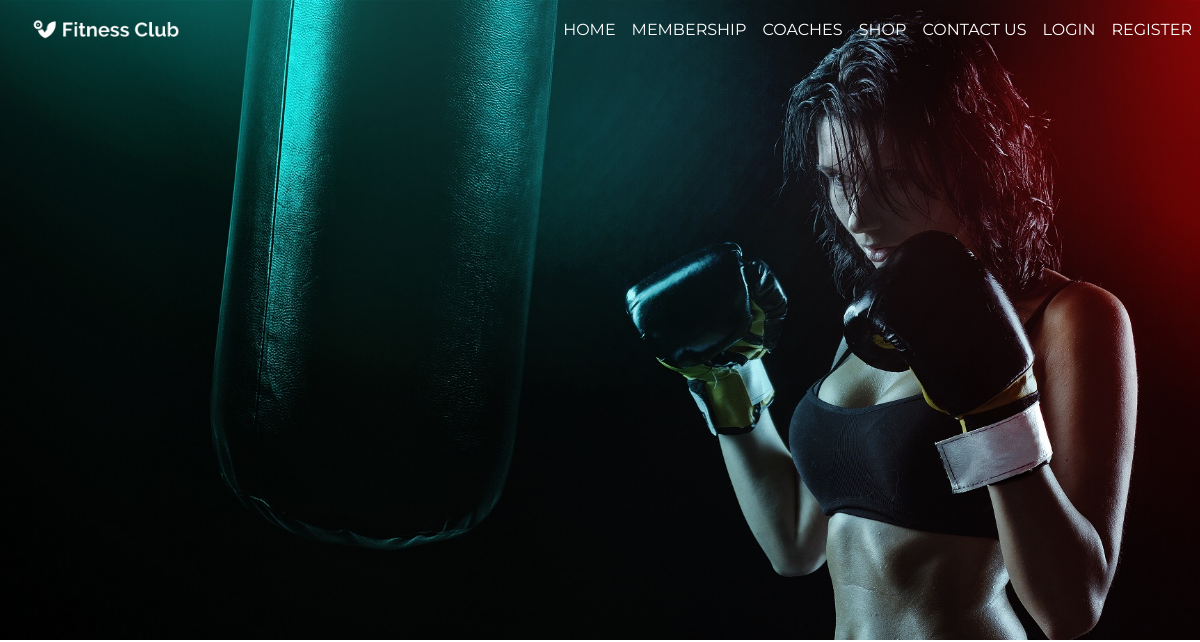
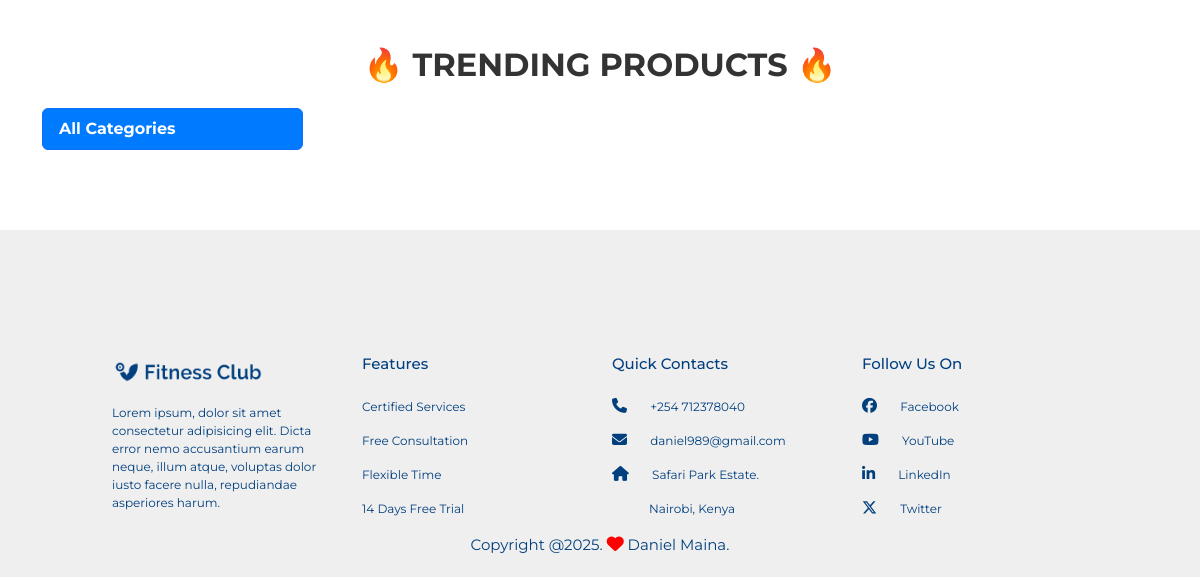
The page /shop/ on the database as committed earlier (2 pictures, top to bottom).
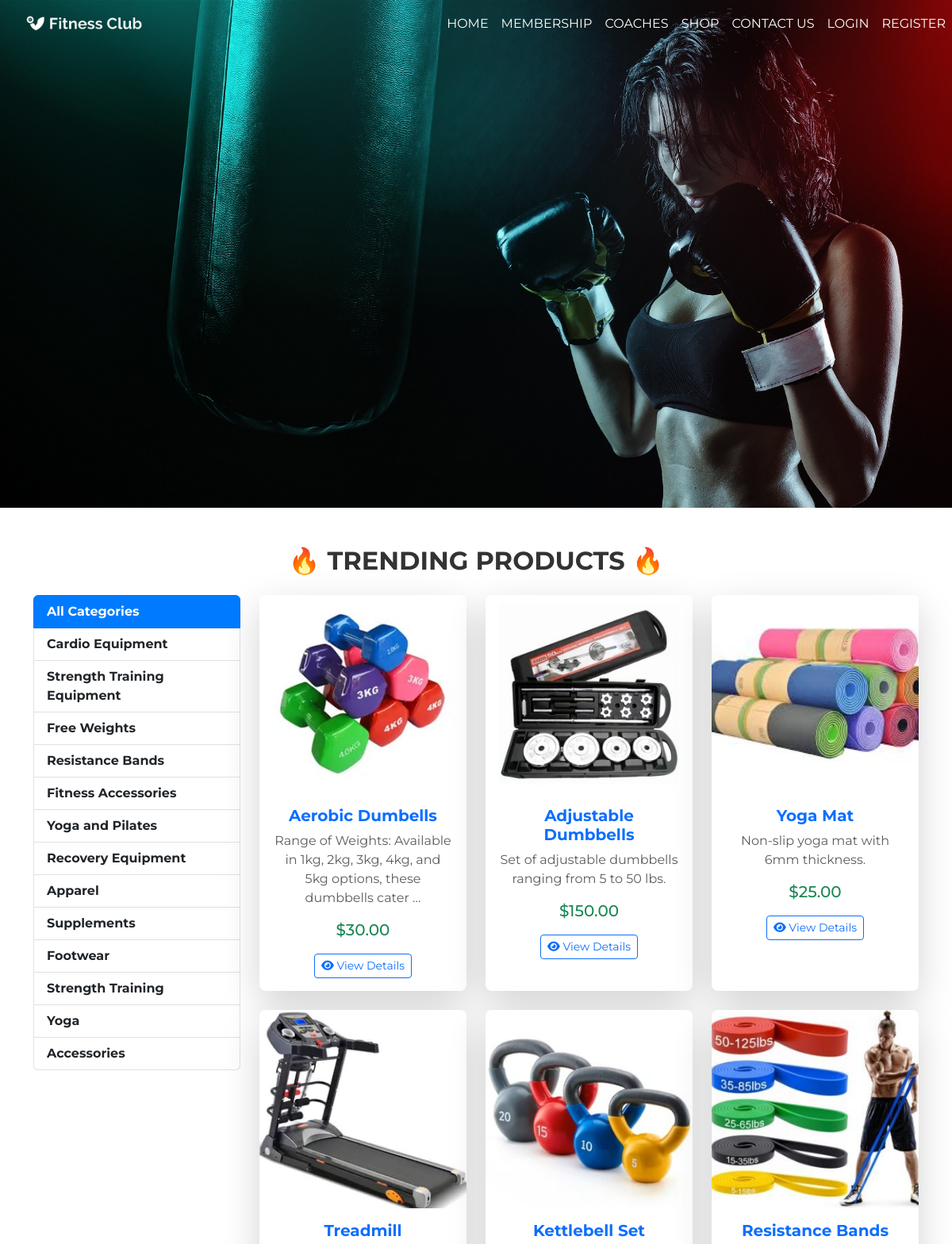
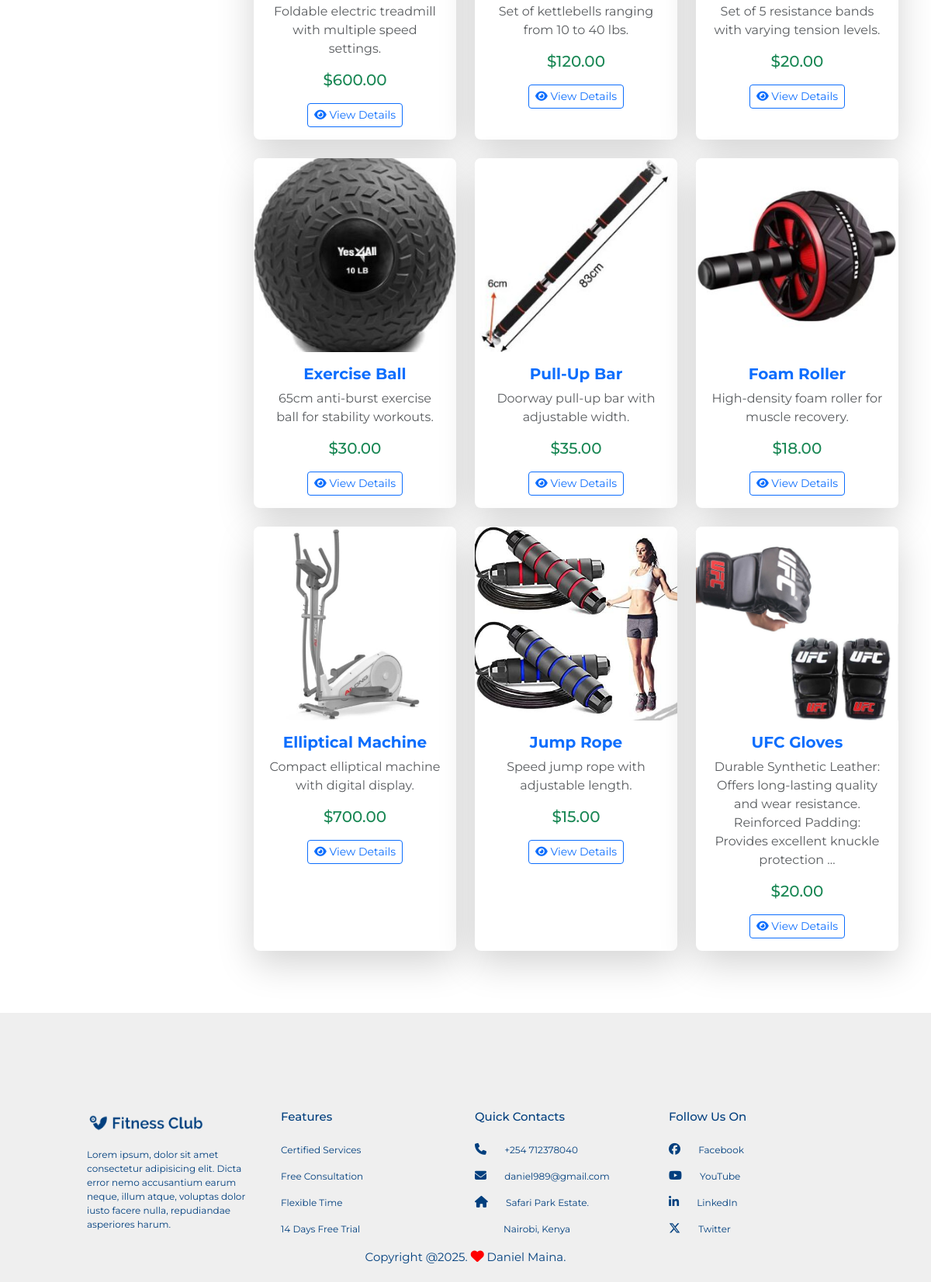
The same page on the database as committed later (2 pictures, top to bottom).
### shop/models.py (models this page shows, shortened)
class Category(models.Model):
    name = models.CharField(max_length=100, unique=True)
    slug = models.SlugField(unique=True, blank=True)

class Product(models.Model):
    category = models.ForeignKey(Category, on_delete=models.CASCADE, related_name="products")
    name = models.CharField(max_length=200)
    slug = models.SlugField(unique=True, blank=True)
    description = models.TextField(blank=True)
    price = models.DecimalField(max_digits=8, decimal_places=2)
    image = models.ImageField(upload_to='product_images/', blank=True, null=True)
    stock = models.PositiveIntegerField(default=0)
    available = models.BooleanField(default=True)
    created = models.DateTimeField(auto_now_add=True)
    updated = models.DateTimeField(auto_now=True)

### shop/views.py (the view)
# urls.py: path('', views.ProductListView.as_view(), name='product_list'),
class ProductListView(ListView):
    model = Product
    template_name = "shop/product_list.html"
    context_object_name = "products"
    def get_queryset(self):
        category_slug = self.request.GET.get("category")
        if category_slug:
            return Product.objects.filter(category__slug=category_slug)
        return Product.objects.all()
    def get_context_data(self, **kwargs):
        context = super().get_context_data(**kwargs)
        context["categories"] = Category.objects.all()
        context["selected_category"] = self.request.GET.get("category", "")
        return context

### cart/context_processors.py (called while the page is built)
def cart_count(request):
    count = 0
    if request.user.is_authenticated:
        count = CartItem.objects.filter(cart__user=request.user).count()
    else:
        cart = request.session.get("cart", {})
        count = sum(item["quantity"] for item in cart.values())
    return {"cart_count": count}

### shop/templates/shop/product_list.html (shortened to what this page needs)
{% extends 'base.html' %}
{% load static %}
{% block main_content %}
<div class="container mt-5">
    <h2 class="mb-4 text-center text-uppercase fw-bold" style="color: #333;">🔥 Trending Products 🔥</h2>
    <div class="row">
        <div class="col-md-3">
            <div class="list-group">
                <a href="{% url 'shop:product_list' %}"
                    class="list-group-item list-group-item-action {% if not selected_category %}active{% endif %}">
                    All Categories
                </a>
                {% for category in categories %}
                <a href="{% url 'shop:category_products' category.slug %}"
                    class="list-group-item list-group-item-action {% if selected_category == category.slug %}active{% endif %}">
                    {{ category.name }}
                </a>
                {% endfor %}
            </div>
        </div>
        <div class="col-md-9">
            <div class="row row-cols-1 row-cols-md-3 g-4">
                {% for product in products %}
                <div class="col">
                    <div class="card h-100 shadow-lg border-0 rounded-3 product-card">
                        <div class="position-relative">
                            {% if product.image %}
                            <img src="{{ product.image.url }}" class="card-img-top product-img"
                                alt="{{ product.name }}">
                            {% else %}
                            <img src="{% static 'shop/images/placeholder.png' %}" class="card-img-top product-img"
                                alt="No Image">
                            {% endif %}
                        </div>
                        <div class="card-body text-center">
                            <h5 class="card-title text-primary fw-bold">{{ product.name }}</h5>
                            <p class="card-text text-muted">{{ product.description|truncatewords:15 }}</p>
                            <p class="text-dark fw-bold">
                                <span class="text-success h5">${{ product.price }}</span>
                            </p>
                            <div class="d-flex flex-wrap justify-content-center gap-2 mt-3">
                                <a href="{% url 'shop:product_detail' product.slug %}" class="btn btn-outline-primary btn-sm">
                                    <i class="fas fa-eye"></i> View Details
                                </a>
                            </div>
                        </div>
                    </div>
                </div>
                {% endfor %}
            </div>
        </div>
    </div>
</div>
{% endblock %}

### gym/templates/base.html (shortened to what this page needs)
{% load static%}
<!DOCTYPE html>
<html lang="en">
<head>
<link rel="stylesheet" href="https://cdnjs.cloudflare.com/ajax/libs/font-awesome/6.5.1/css/all.min.css">
<link rel="stylesheet" href="https://cdn.jsdelivr.net/npm/bootstrap@5.3.2/dist/css/bootstrap.min.css">
<link rel="stylesheet" href="https://cdn.jsdelivr.net/npm/bootstrap-icons/font/bootstrap-icons.css">
<link rel="stylesheet" href="https://cdnjs.cloudflare.com/ajax/libs/animate.css/4.1.1/animate.min.css">
    <link rel="stylesheet" href="{% static 'css/style.css' %}">
</head>
<body>
    {% include 'partials/navbar.html' %}
    <main>
        {% block main_content %}
        {% endblock %}
    </main>
    {% include 'partials/footer.html' %}
</body>
</html>

### gym/templates/partials/navbar.html (shortened to what this page needs)
{% load static %}
<section id="header">
    <nav class="navbar navbar-expand-lg navbar-light">
        <a class="navbar-brand" href="#"><img src="{% static 'images/logo-white.png' %}" alt="logo"></a>
        <div class="collapse navbar-collapse justify-content-end" id="navbarNav">
            <ul class="navbar-nav">
                <li class="nav-item">
                    <a class="nav-link" href="#top">HOME</a>
                </li>
                <li class="nav-item">
                    <a class="nav-link" href="{% url 'members:membership_page' %}">MEMBERSHIP</a>
                </li>
                <li class="nav-item">
                    <a class="nav-link" href="{% url 'coaches:coach_list' %}">COACHES</a>
                </li>
                <li class="nav-item">
                    <a class="nav-link" href="{% url 'shop:product_list' %}">SHOP</a>
                </li>
                <li class="nav-item">
                    <a class="nav-link" href="{% url 'gym:about' %}">CONTACT US</a>
                </li>
                {% if user.is_authenticated %}
                <li class="nav-item">
                    <a class="nav-link" href="{% url 'gym:reviews' %}">REVIEWS</a>
                </li>
                <li class="nav-item">
                    <a class="nav-link" href="{% url 'gym:faq' %}">FAQ</a>
                </li>
                <li class="nav-item">
                    <a class="nav-link" href="{% url 'gym_blog:blog_list' %}">BLOG</a>
                </li>
                <li class="nav-item">
                    <a class="nav-link" href="{% url 'cart:cart_detail' %}">
                        🛒 Cart
                        {% if cart_items %}
                            <span class="badge bg-danger">{{ cart_items|length }}</span>
                        {% endif %}
                    </a>
                </li>
{% if user.is_staff %}
<li class="nav-item dropdown">
    <a class="nav-link dropdown-toggle fw-bold text-light bg-dark p-2 rounded" href="#" id="adminDropdown" role="button" data-bs-toggle="dropdown" aria-expanded="false">
        ADMIN PANEL
    </a>
    <ul class="dropdown-menu dropdown-menu-dark" aria-labelledby="adminDropdown">
        <li><a class="dropdown-item fw-bold text-light" href="{% url 'admin_dashboard:index' %}">Dashboard</a></li>
        <li><a class="dropdown-item fw-bold text-light" href="{% url 'admin_dashboard:enquiry_list' %}">Manage Enquiries</a></li>
    </ul>
</li>
{% endif %}
                <li class="nav-item">
                    <form method="post" action="{% url 'members:logout' %}" style="display: inline;">
                        {% csrf_token %}
                        <button type="submit" class="btn btn-link nav-link" style="padding: 0; border: none; background: none;">LOGOUT</button>
                    </form>
                </li>
                {% else %}
                <li class="nav-item">
                    <a class="nav-link" href="{% url 'members:login' %}">LOGIN</a>
                </li>
                <li class="nav-item">
                    <a class="nav-link" href="{% url 'members:register' %}">REGISTER</a>
                </li>
                {% endif %}
            </ul>
        </div>
    </nav>
</section>

### gym/templates/partials/footer.html
{% load static %}
<section id="footer">
    <div class="container">
        <div class="row">
            <div class="col-md-3">
                <img src="{% static 'images/logo.png' %}" class="footer-logo" alt="logo">
                <p>Lorem ipsum, dolor sit amet consectetur adipisicing elit. Dicta error nemo accusantium earum neque, illum atque, voluptas dolor iusto facere nulla, repudiandae asperiores harum.</p>
            </div>
            <div class="col-md-3">
                <h1 class="footer-feature">Features</h1>
                <p>Certified Services</p>
                <p>Free Consultation</p>
                <p>Flexible Time</p>
                <p>14 Days Free Trial</p>
            </div>
            <div class="col-md-3">
                <h1 class="contact">Quick Contacts</h1>
                <p><i class="fa-solid fa-phone"></i> +254 712378040</p>
                <p><i class="fa-solid fa-envelope"></i> daniel989@gmail.com</p>
                <p><i class="fa-solid fa-house"></i> Safari Park Estate.</p>
                <p class="city">Nairobi, Kenya</p>
            </div>
            <div class="col-md-3">
                <h1 class="contact">Follow Us On</h1>
                <p><i class="fa-brands fa-facebook"></i> Facebook</p>
                <p><i class="fa-brands fa-youtube"></i> YouTube</p>
                <p><i class="fa-brands fa-linkedin-in"></i> LinkedIn</p>
                <p><i class="fa-brands fa-x-twitter"></i> Twitter</p>
            </div>
        </div>
        <p class="copyright">Copyright @2025. <i class="fa-solid fa-heart"></i> Daniel Maina.</p>
    </div>
</section>

### gym/static/css/style.css (style rules this page uses)
* { margin: 0; padding: 0; font-family: "Montserrat", sans-serif; }
#header { height: 80vh; background-image: url("../images/banner.jpg"); background-size: cover; background-position: center; }
.navbar-nav li a { float: right; color: #fff !important; }
.navbar-brand img { width: 150px; margin-left: 30px; }
.navbar { background-color: transparent; transition: background-color 0.3s ease; }
.navbar-nav li a { color: #fff !important; }
#footer { margin-top: 80px; padding: 100px; background: #efefef; color: #013f7e; }
.footer-logo { width: 150px; margin-top: 25px; margin-bottom: 15px; }
#footer h1 { font-size: 15px; text-align: left; margin-top: 25px; margin-bottom: 25px; }
#footer p { font-size: 12px; text-align: left; }
#footer .city { margin-left: 37px; }
#footer .row i { padding-right: 20px; font-size: 15px; }
#footer .fa-heart { color: red; font-size: 17px; }
#footer .copyright { margin-bottom: -80px; text-align: center; font-size: 15px; }
.product-img { height: 250px; object-fit: cover; border-top-left-radius: 8px; border-top-right-radius: 8px; }
.product-card { transition: transform 0.3s ease-in-out, box-shadow 0.3s; }
.list-group-item { font-weight: bold; transition: 0.3s; }
.list-group-item.active { background-color: #007bff !important; color: white !important; }

Rows that differ between the two databases and show on the page:
added Category: name "Cardio Equipment"
added Category: name "Strength Training Equipment"
added Category: name "Free Weights"
added Category: name "Resistance Bands"
added Category: name "Fitness Accessories"
added Category: name "Yoga and Pilates"
added Category: name "Recovery Equipment"
added Category: name "Apparel"
added Category: name "Supplements"
added Category: name "Footwear"
added Category: name "Strength Training"
added Category: name "Yoga"
added Category: name "Accessories"
added Product: image (picture), name "Aerobic Dumbells", description "Range of Weights: Available in 1kg, 2kg, 3kg, 4kg, and 5kg options, these dumbbells cater …", price "30.00"
added Product: image (picture), name "Adjustable Dumbbells", description "Set of adjustable dumbbells ranging from 5 to 50 lbs.", price "150.00"
added Product: image (picture), name "Yoga Mat", description "Non-slip yoga mat with 6mm thickness.", price "25.00"
added Product: image (picture), name "Treadmill", description "Foldable electric treadmill with multiple speed settings.", price "600.00"
added Product: image (picture), name "Kettlebell Set", description "Set of kettlebells ranging from 10 to 40 lbs.", price "120.00"
added Product: image (picture), name "Resistance Bands", description "Set of 5 resistance bands with varying tension levels.", price "20.00"
added Product: image (picture), name "Exercise Ball", description "65cm anti-burst exercise ball for stability workouts.", price "30.00"
added Product: image (picture), name "Pull-Up Bar", description "Doorway pull-up bar with adjustable width.", price "35.00"
added Product: image (picture), name "Foam Roller", description "High-density foam roller for muscle recovery.", price "18.00"
added Product: image (picture), name "Elliptical Machine", description "Compact elliptical machine with digital display.", price "700.00"
added Product: image (picture), name "Jump Rope", description "Speed jump rope with adjustable length.", price "15.00"
added Product: image (picture), name "UFC Gloves", description "Durable Synthetic Leather: Offers long-lasting quality and wear resistance. Reinforced Padding: Provides excellent knuckle protection …", price "20.00"
